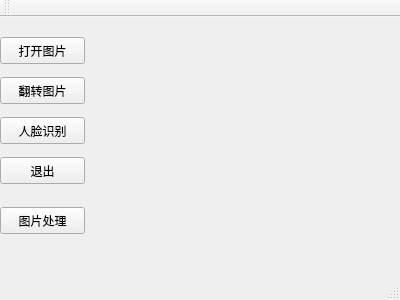
<?xml version="1.0" encoding="UTF-8"?>
<ui version="4.0">
 <class>MainWindow</class>
 <widget class="QMainWindow" name="MainWindow">
  <property name="geometry">
   <rect>
    <x>0</x>
    <y>0</y>
    <width>400</width>
    <height>300</height>
   </rect>
  </property>
  <property name="windowTitle">
   <string>MainWindow</string>
  </property>
  <widget class="QWidget" name="centralWidget">
   <widget class="QPushButton" name="pushButton">
    <property name="geometry">
     <rect>
      <x>0</x>
      <y>20</y>
      <width>85</width>
      <height>27</height>
     </rect>
    </property>
    <property name="text">
     <string>打开图片</string>
    </property>
   </widget>
   <widget class="QPushButton" name="pushButton_2">
    <property name="geometry">
     <rect>
      <x>0</x>
      <y>60</y>
      <width>85</width>
      <height>27</height>
     </rect>
    </property>
    <property name="text">
     <string>翻转图片</string>
    </property>
   </widget>
   <widget class="QPushButton" name="pushButton_3">
    <property name="geometry">
     <rect>
      <x>0</x>
      <y>100</y>
      <width>85</width>
      <height>27</height>
     </rect>
    </property>
    <property name="text">
     <string>人脸识别</string>
    </property>
   </widget>
   <widget class="QPushButton" name="pushButton_4">
    <property name="geometry">
     <rect>
      <x>0</x>
      <y>140</y>
      <width>85</width>
      <height>27</height>
     </rect>
    </property>
    <property name="text">
     <string>退出</string>
    </property>
   </widget>
   <widget class="QPushButton" name="pushButton_5">
    <property name="geometry">
     <rect>
      <x>0</x>
      <y>190</y>
      <width>85</width>
      <height>27</height>
     </rect>
    </property>
    <property name="text">
     <string>图片处理</string>
    </property>
   </widget>
  </widget>
  <widget class="QMenuBar" name="menuBar">
   <property name="geometry">
    <rect>
     <x>0</x>
     <y>0</y>
     <width>400</width>
     <height>22</height>
    </rect>
   </property>
  </widget>
  <widget class="QToolBar" name="mainToolBar">
   <attribute name="toolBarArea">
    <enum>TopToolBarArea</enum>
   </attribute>
   <attribute name="toolBarBreak">
    <bool>false</bool>
   </attribute>
  </widget>
  <widget class="QStatusBar" name="statusBar"/>
 </widget>
 <layoutdefault spacing="6" margin="11"/>
 <resources/>
 <connections/>
</ui>
